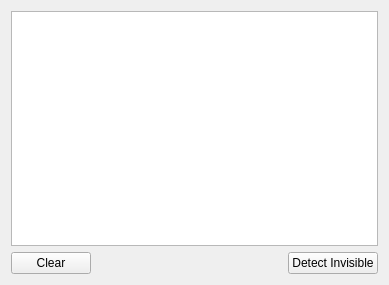
<?xml version="1.0" encoding="UTF-8"?>
<ui version="4.0">
 <class>DebugConsole</class>
 <widget class="QWidget" name="DebugConsole">
  <property name="geometry">
   <rect>
    <x>0</x>
    <y>0</y>
    <width>389</width>
    <height>285</height>
   </rect>
  </property>
  <property name="windowTitle">
   <string>Debug Console</string>
  </property>
  <layout class="QGridLayout" name="gridLayout">
   <item row="0" column="0">
    <widget class="QTextEdit" name="textEdit"/>
   </item>
   <item row="1" column="0">
    <layout class="QHBoxLayout" name="horizontalLayout">
     <item>
      <widget class="QPushButton" name="clear">
       <property name="text">
        <string>Clear</string>
       </property>
      </widget>
     </item>
     <item>
      <spacer name="horizontalSpacer">
       <property name="orientation">
        <enum>Qt::Horizontal</enum>
       </property>
       <property name="sizeHint" stdset="0">
        <size>
         <width>40</width>
         <height>20</height>
        </size>
       </property>
      </spacer>
     </item>
     <item>
      <widget class="QPushButton" name="detectInvisible">
       <property name="text">
        <string>Detect Invisible</string>
       </property>
      </widget>
     </item>
    </layout>
   </item>
  </layout>
 </widget>
 <resources/>
 <connections/>
</ui>
